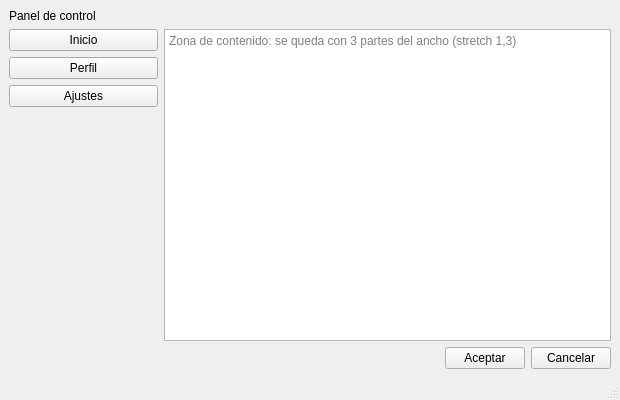
<?xml version="1.0" encoding="UTF-8"?>
<ui version="4.0">
 <class>MainWindow</class>
 <widget class="QMainWindow" name="MainWindow">
  <property name="geometry">
   <rect>
    <x>0</x>
    <y>0</y>
    <width>620</width>
    <height>400</height>
   </rect>
  </property>
  <property name="windowTitle">
   <string>Distribución del espacio</string>
  </property>
  <widget class="QWidget" name="centralwidget">
   <layout class="QVBoxLayout" name="vlPrincipal" stretch="0,1,0">
    <item>
     <widget class="QLabel" name="lblTitulo">
      <property name="sizePolicy">
       <sizepolicy hsizetype="Preferred" vsizetype="Fixed">
        <horstretch>0</horstretch>
        <verstretch>0</verstretch>
       </sizepolicy>
      </property>
      <property name="text">
       <string>Panel de control</string>
      </property>
     </widget>
    </item>
    <item>
     <layout class="QHBoxLayout" name="hlContenido" stretch="1,3">
      <item>
       <layout class="QVBoxLayout" name="vlLateral">
        <item>
         <widget class="QPushButton" name="btnInicio">
          <property name="maximumSize">
           <size>
            <width>150</width>
            <height>16777215</height>
           </size>
          </property>
          <property name="text">
           <string>Inicio</string>
          </property>
         </widget>
        </item>
        <item>
         <widget class="QPushButton" name="btnPerfil">
          <property name="maximumSize">
           <size>
            <width>150</width>
            <height>16777215</height>
           </size>
          </property>
          <property name="text">
           <string>Perfil</string>
          </property>
         </widget>
        </item>
        <item>
         <widget class="QPushButton" name="btnAjustes">
          <property name="maximumSize">
           <size>
            <width>150</width>
            <height>16777215</height>
           </size>
          </property>
          <property name="text">
           <string>Ajustes</string>
          </property>
         </widget>
        </item>
        <item>
         <spacer name="verticalSpacer">
          <property name="orientation">
           <enum>Qt::Orientation::Vertical</enum>
          </property>
          <property name="sizeHint" stdset="0">
           <size>
            <width>20</width>
            <height>40</height>
           </size>
          </property>
         </spacer>
        </item>
       </layout>
      </item>
      <item>
       <widget class="QTextEdit" name="textContenido">
        <property name="sizePolicy">
         <sizepolicy hsizetype="Expanding" vsizetype="Expanding">
          <horstretch>0</horstretch>
          <verstretch>0</verstretch>
         </sizepolicy>
        </property>
        <property name="placeholderText">
         <string>Zona de contenido: se queda con 3 partes del ancho (stretch 1,3)</string>
        </property>
       </widget>
      </item>
     </layout>
    </item>
    <item>
     <layout class="QHBoxLayout" name="hlBotones">
      <item>
       <spacer name="horizontalSpacer">
        <property name="orientation">
         <enum>Qt::Orientation::Horizontal</enum>
        </property>
        <property name="sizeHint" stdset="0">
         <size>
          <width>40</width>
          <height>20</height>
         </size>
        </property>
       </spacer>
      </item>
      <item>
       <widget class="QPushButton" name="btnAceptar">
        <property name="sizePolicy">
         <sizepolicy hsizetype="Fixed" vsizetype="Fixed">
          <horstretch>0</horstretch>
          <verstretch>0</verstretch>
         </sizepolicy>
        </property>
        <property name="text">
         <string>Aceptar</string>
        </property>
       </widget>
      </item>
      <item>
       <widget class="QPushButton" name="btnCancelar">
        <property name="sizePolicy">
         <sizepolicy hsizetype="Fixed" vsizetype="Fixed">
          <horstretch>0</horstretch>
          <verstretch>0</verstretch>
         </sizepolicy>
        </property>
        <property name="text">
         <string>Cancelar</string>
        </property>
       </widget>
      </item>
     </layout>
    </item>
   </layout>
  </widget>
  <widget class="QMenuBar" name="menubar">
   <property name="geometry">
    <rect>
     <x>0</x>
     <y>0</y>
     <width>620</width>
     <height>22</height>
    </rect>
   </property>
  </widget>
  <widget class="QStatusBar" name="statusbar"/>
 </widget>
 <resources/>
 <connections/>
</ui>
